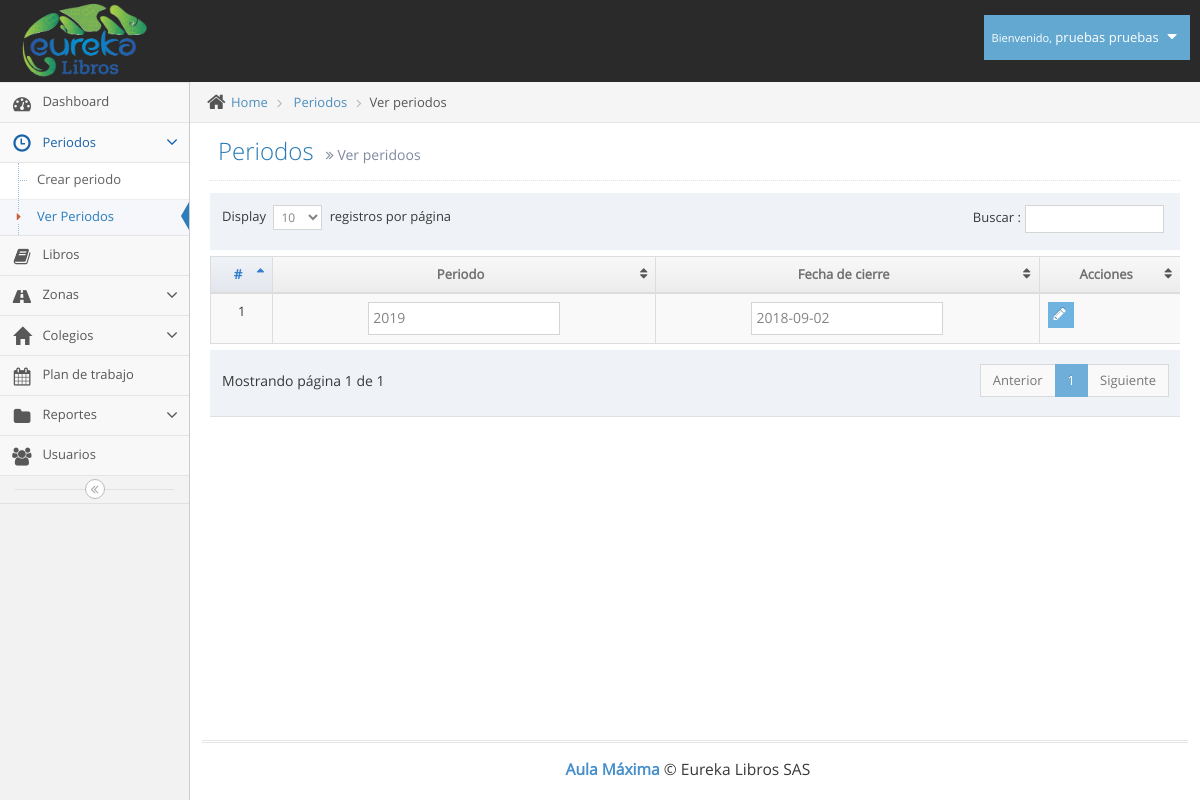
Before: /ver_periodos.php (signed in) with the older database file.
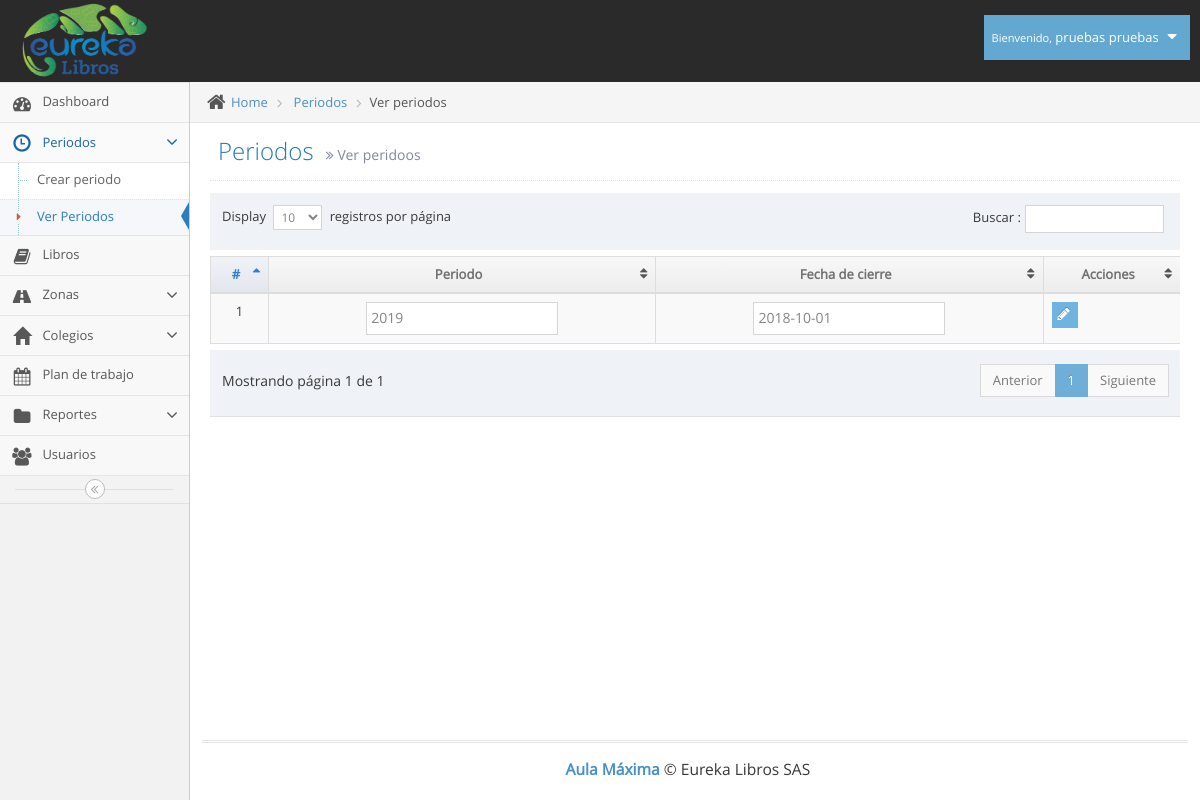
After: the same page with the newer database file.
### tables this page shows
CREATE TABLE `periodos` (
  `id` int(11) NOT NULL,
  `periodo` varchar(6) NOT NULL,
  `f_cierre` date NOT NULL
);

### ver_periodos.php (the view, shortened to what this page needs)
<!DOCTYPE html>
<html lang="es">
	<head>
		<link rel="stylesheet" href="assets/css/bootstrap.min.css" />
		<link rel="stylesheet" href="assets/font-awesome/4.5.0/css/font-awesome.min.css" />
		<link rel="stylesheet" href="assets/css/jquery-ui.min.css" />
		<link rel="stylesheet" href="assets/css/bootstrap-datepicker3.min.css" />
		<link href="assets/js/dataTables/dataTables.bootstrap.css" rel="stylesheet" />
		<link rel="stylesheet" href="assets/css/ace.min.css" class="ace-main-stylesheet" id="main-ace-style" />
		<link rel="stylesheet" href="assets/css/ace-skins.min.css" />
		<link rel="stylesheet" href="assets/css/ace-rtl.min.css" />
	</head>
	<body class="no-skin">
		<?php include("template/nav.php"); ?>
		<div class="main-container ace-save-state" id="main-container">
			<?php include("template/sidebar.php"); ?>
			<div class="main-content">
				<div class="main-content-inner">
					<div class="breadcrumbs ace-save-state" id="breadcrumbs">
						<ul class="breadcrumb">
							<li>
								<i class="ace-icon fa fa-home home-icon"></i>
								<a href="#">Home</a>
							</li>
							<li>
								<a href="#">Periodos</a>
							</li>
							<li class="active">Ver periodos</li>
						</ul>
					</div>
					<div class="page-content">
						<div class="page-header">
							<h1>
								Periodos
								<small>
									<i class="ace-icon fa fa-angle-double-right"></i>
									Ver peridoos
								</small>
							</h1>
						</div>
						<div class="row">
							<div class="col-xs-12">
								<?php
                                include("conexion/bdd.php");
                                	$sql = "SELECT id, periodo, f_cierre FROM periodos";
									$req = $bdd->prepare($sql);
									$req->execute();
									$periodos = $req->fetchAll();
                            ?>
                            <div class="table-responsive">
                                <table class="table table-striped table-bordered table-hover" id="dataTables-example">
                                    <thead>
                                        <tr>
                                            <th class="center">#</th>
                                            <th class="center">Periodo</th>
                                            <th class="center">Fecha de cierre</th>
                                            <th class="center">Acciones</th>
                                        </tr>
                                    </thead>
                                    <tbody>
                                        <?php
                                        	foreach($periodos as $periodo) {
                                                echo'<tr class="odd gradeX">';
                                                echo'<form action="php/modificar_periodos.php" method="POST"><td class="center">'.$periodo["id"].'</td><input type="hidden" name="id_periodo" value="'.$periodo["id"].'">';
                                                 echo'<td class="center"><input type="text" name="periodo" value="'.$periodo["periodo"].'"></td>';
                                                echo'<td class="center"><input type="text" class="date-picker" data-date-format="yyyy-mm-dd" name="f_cierre" value="'.$periodo["f_cierre"].'"></td>';
                                                echo '<td>
														<div class="hidden-sm hidden-xs btn-group">
															<button class="btn btn-xs btn-info">
																<i class="ace-icon fa fa-pencil bigger-120"></i>
															</button>
														</div>
														<div class="hidden-md hidden-lg">
															<div class="inline pos-rel">
																<a class="btn btn-minier btn-primary dropdown-toggle" data-toggle="dropdown" data-position="auto">
																	<i class="ace-icon fa fa-cog icon-only bigger-110"></i>
																</a>
																<ul class="dropdown-menu dropdown-only-icon dropdown-yellow dropdown-menu-right dropdown-caret dropdown-close">
																	<li>
																		<button class="tooltip-success" data-rel="tooltip" title="Edit">
																			<span class="green">
																				<i class="ace-icon fa fa-pencil-square-o bigger-120"></i>
																			</span>
																		</button>
																	</li></form>
																</ul>
															</div>
														</div>
													</td>';
                                            }
                                         ?>
                            </div>
							</div>
						</div>
					</div>
				</div>
			<div class="footer">
				<div class="footer-inner">
					<div class="footer-content">
						<span class="bigger-120">
							<span class="blue bolder">Aula Máxima</span>
							 &copy; Eureka Libros SAS
						</span>
					</div>
				</div>
			</div>
	</body>
</html>

Changed rows visible on the page:
changed periodos id 1: f_cierre "2018-09-02" → "2018-10-01"
